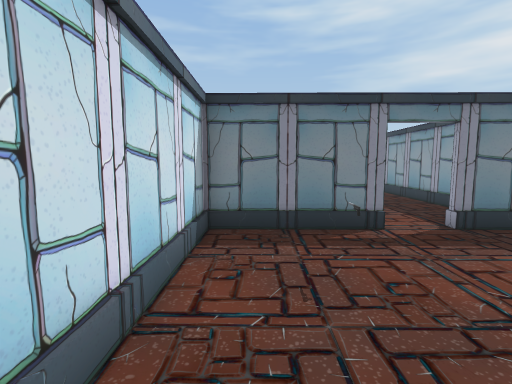
View 1 (above)

19 first-person views from a walk through a scene from a Unity 3-D project. The camera is 1.5 m above the floor, tilts 6° down and sees 85° across. The floor is counted in squares, 1 m on a side. Each view is taken from the middle of a square. On the plan, view 1 faces up. The plan holds only what a view shows up to about 14 squares ahead; the rest is blank. The place goes on beyond the plan. The player character is not drawn.

View 2
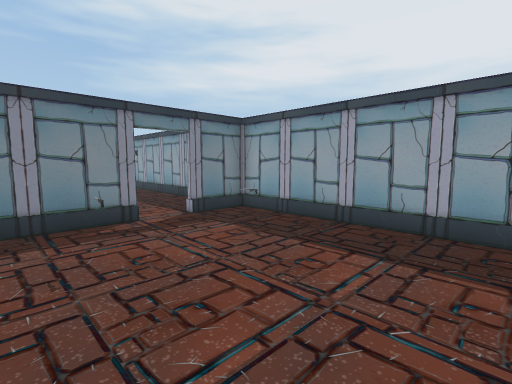

View 3
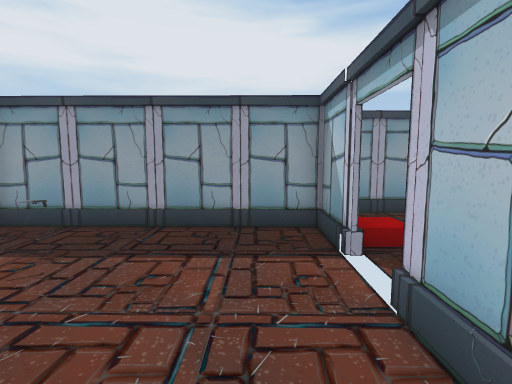

View 4
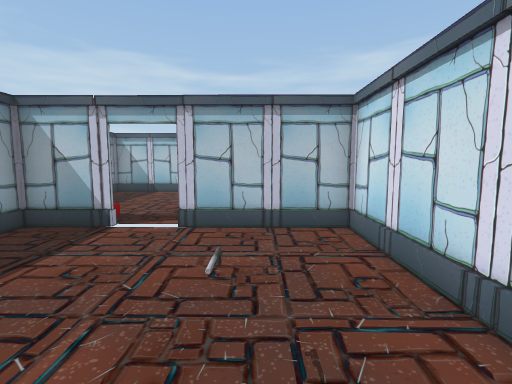

View 5
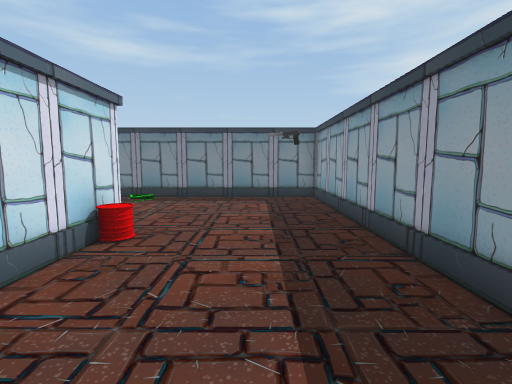

View 6
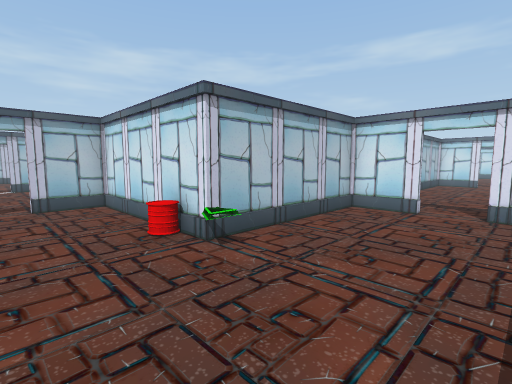

View 7
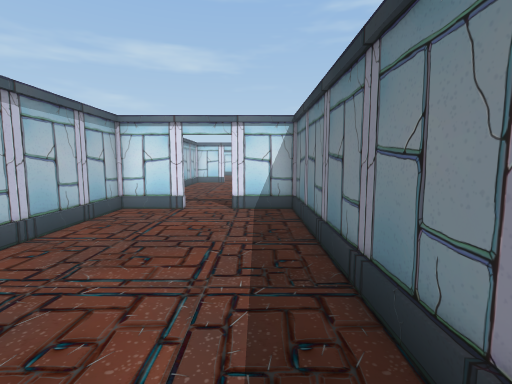

View 8
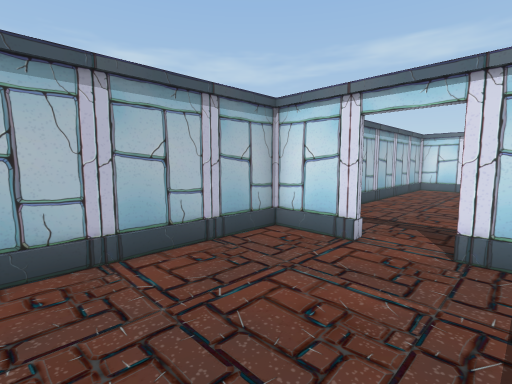

View 9
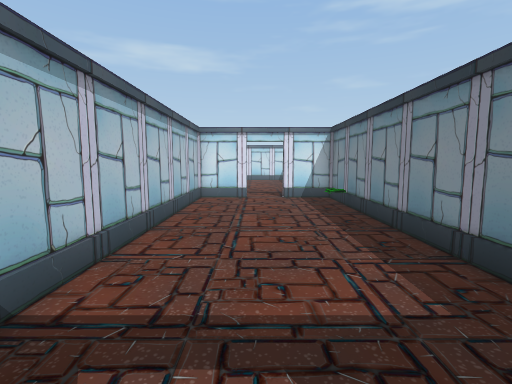

View 10
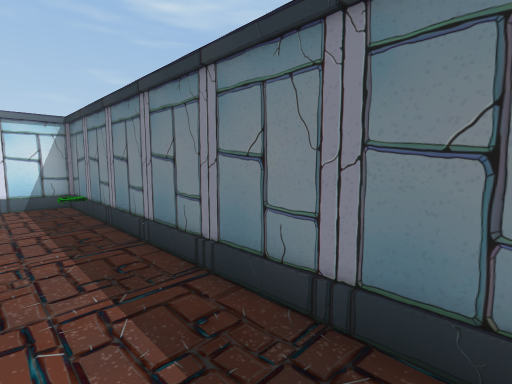

View 11
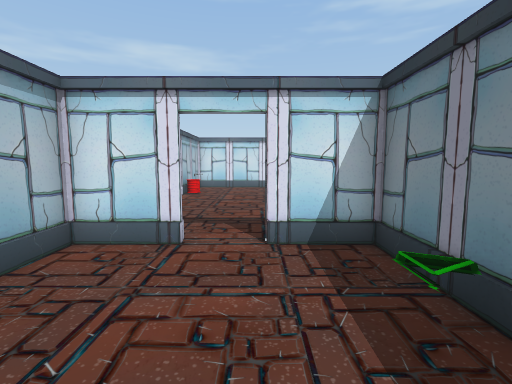

View 12
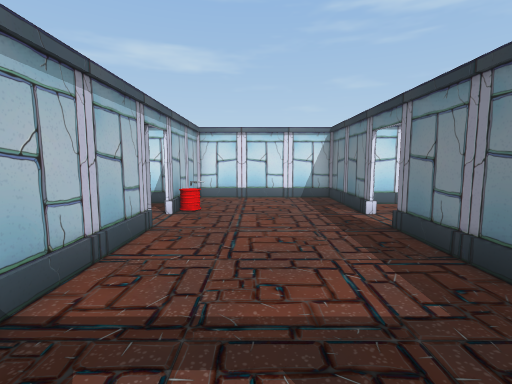

View 13
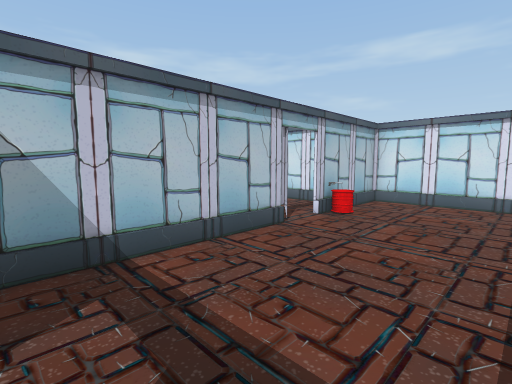

View 14
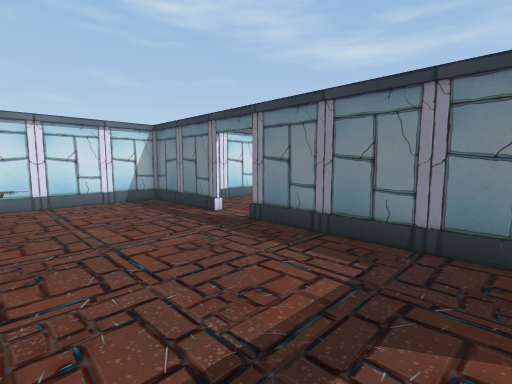

View 15
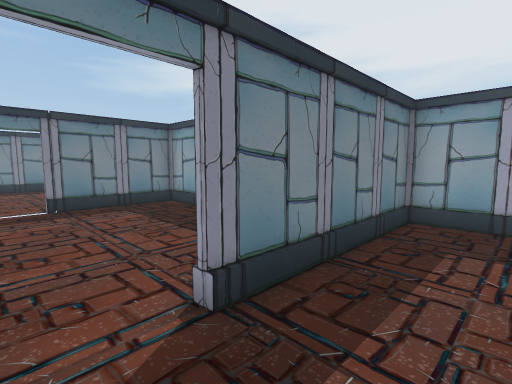

View 16
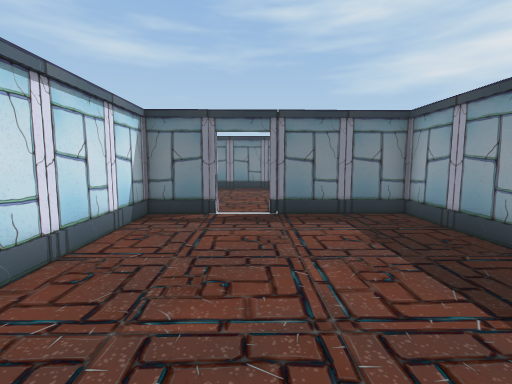

View 17
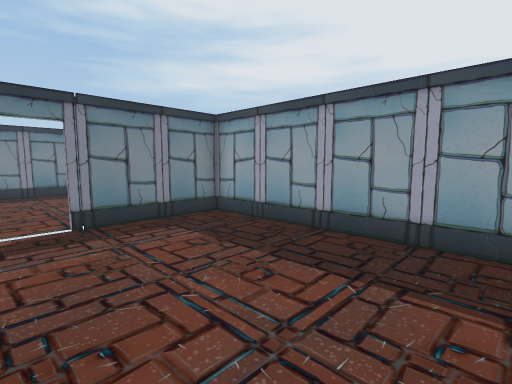

View 18
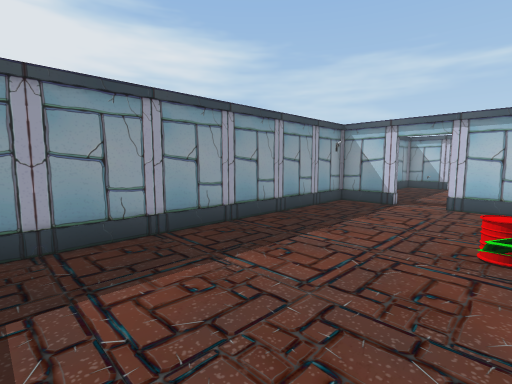

View 19
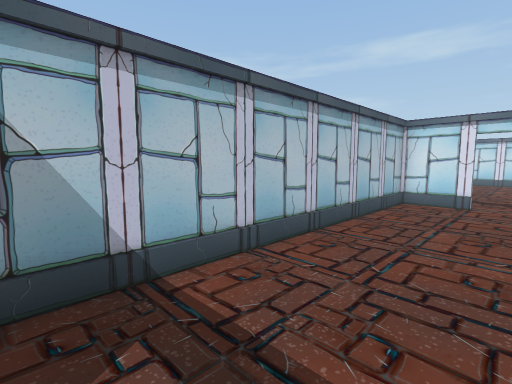

### Floor plan
Points are (right, up) in squares from view 1. A wall is a line through its corners. A room is listed if a view was taken in it or the views show most of it. See-through windows are left out.
Room 1 (views 1, 2, 3, 4, 5)
walls: (4.4, -1.5) (6.5, -1.5) (6.6, 6.3) (4.5, 6.3); (3, 6.3) (-1.2, 6.3) (-1.3, -1.5) (2.9, -1.5)
ways out: opening at (3.5, 6) to room 2; gap at (3, -2)
objects: other object (1, 3); other object (4, 3)
Room 2 (views 6, 7, 8, 18)
walls: (4.4, 6.5) (6.6, 6.5) (6.7, 18.3) (-5.1, 18.3) (-5.2, 16.2); (-5.2, 14.7) (-5.2, 12.5) (0.8, 12.5) (0.8, 6.5) (3, 6.5)
ways out: opening at (3.5, 6) to room 1; opening at (-5, 15.5) to room 3
objects: other object (1, 11); other object (1, 13)
Room 3 (views 9, 10, 11, 19)
walls: (-15.4, 18.3) (-16.9, 18.3); (-6, 18.3) (-13.5, 18.3); (-17.1, 14.6) (-17.1, 12.5) (-6, 12.5); (-17.1, 18.4) (-17.1, 16.1)
ways out: opening at (-5, 15.5) to room 2; opening at (-17, 15.5) to room 4
objects: other object (-15, 18) to (-14, 18)
Room 4 (views 12, 13, 14, 15, 16)
walls: (-23.8, 12.5) (-18.1, 12.5); (-25, 18.3) (-29.1, 18.3) (-29.1, 12.5) (-25, 12.5); (-17.3, 16.2) (-17.3, 18.4); (-16.9, 18.3) (-23.4, 18.3)
ways out: opening at (-17, 15.5) to room 3; opening at (-24.5, 18) to room 5; opening at (-24, 12)
objects: other object (-26, 13); other object (-24, 13)
Room 5 (view 17)
walls: (-23.4, 18.3) (-23.4, 18.6); (-19.3, 19.1) (-19.5, 26.3) (-23.7, 26.2); (-25.2, 26.2) (-27.3, 26.2) (-27.1, 19.2)
ways out: opening at (-24.5, 18) to room 4; gap at (-25, 26)

Where each view was taken, in squares from view 1:
view 1: 0 up, 0 right, facing up
view 2: 1 down, 0 right, facing up-right
view 3: 0 up, 0 right, facing right
view 4: 5 up, 1 right, facing down
view 5: 6 up, 4 right, facing up
view 6: 17 up, 4 right, facing down-left
view 7: 17 up, 4 right, facing left
view 8: 17 up, 0 right, facing down-left
view 9: 15 up, 5 left, facing left
view 10: 16 up, 6 left, facing up-left
view 11: 16 up, 12 left, facing left
view 12: 15 up, 17 left, facing left
view 13: 17 up, 18 left, facing down-left
view 14: 13 up, 18 left, facing up-left
view 15: 16 up, 25 left, facing up-right
view 16: 18 up, 24 left, facing up
view 17: 19 up, 25 left, facing up-right
view 18: 17 up, 1 right, facing down-right
view 19: 16 up, 6 left, facing down-left
